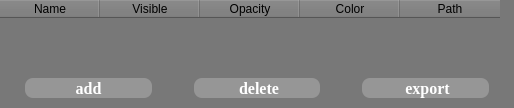
             <widget class="QWidget" name="mesh_w">
              <property name="styleSheet">
               <string notr="true">background-color: rgb(120, 120, 120);</string>
              </property>
              <attribute name="title">
               <string>Mesh</string>
              </attribute>
              <layout class="QGridLayout" name="gridLayout_2" rowstretch="6,1" rowminimumheight="6,1">
               <property name="leftMargin">
                <number>0</number>
               </property>
               <property name="topMargin">
                <number>0</number>
               </property>
               <property name="rightMargin">
                <number>0</number>
               </property>
               <property name="bottomMargin">
                <number>0</number>
               </property>
               <property name="spacing">
                <number>0</number>
               </property>
               <item row="0" column="0">
                <widget class="QTableWidget" name="mesh_tw">
                 <property name="styleSheet">
                  <string notr="true">background-color: rgb(120, 120, 120);
color: rgb(0, 0, 0);</string>
                 </property>
                 <property name="frameShape">
                  <enum>QFrame::NoFrame</enum>
                 </property>
                 <property name="frameShadow">
                  <enum>QFrame::Raised</enum>
                 </property>
                 <property name="lineWidth">
                  <number>0</number>
                 </property>
                 <property name="sizeAdjustPolicy">
                  <enum>QAbstractScrollArea::AdjustToContents</enum>
                 </property>
                 <property name="textElideMode">
                  <enum>Qt::ElideMiddle</enum>
                 </property>
                 <property name="showGrid">
                  <bool>false</bool>
                 </property>
                 <property name="gridStyle">
                  <enum>Qt::SolidLine</enum>
                 </property>
                 <attribute name="verticalHeaderVisible">
                  <bool>false</bool>
                 </attribute>
                 <column>
                  <property name="text">
                   <string>Name</string>
                  </property>
                 </column>
                 <column>
                  <property name="text">
                   <string>Visible</string>
                  </property>
                 </column>
                 <column>
                  <property name="text">
                   <string>Opacity</string>
                  </property>
                 </column>
                 <column>
                  <property name="text">
                   <string>Color</string>
                  </property>
                 </column>
                 <column>
                  <property name="text">
                   <string>Path</string>
                  </property>
                 </column>
                </widget>
               </item>
               <item row="1" column="0">
                <layout class="QHBoxLayout" name="horizontalLayout_9" stretch="4,1,4,1,4">
                 <property name="spacing">
                  <number>10</number>
                 </property>
                 <property name="leftMargin">
                  <number>25</number>
                 </property>
                 <property name="topMargin">
                  <number>10</number>
                 </property>
                 <property name="rightMargin">
                  <number>25</number>
                 </property>
                 <property name="bottomMargin">
                  <number>10</number>
                 </property>
                 <item>
                  <widget class="QPushButton" name="addMesh_btn">
                   <property name="sizePolicy">
                    <sizepolicy hsizetype="Expanding" vsizetype="Expanding">
                     <horstretch>0</horstretch>
                     <verstretch>0</verstretch>
                    </sizepolicy>
                   </property>
                   <property name="font">
                    <font>
                     <family>Times New Roman</family>
                     <pointsize>12</pointsize>
                     <bold>true</bold>
                    </font>
                   </property>
                   <property name="styleSheet">
                    <string notr="true">color: rgb(255, 255, 255);
background-color: rgb(150, 150, 150);
border-radius: 8px;</string>
                   </property>
                   <property name="text">
                    <string>  add  </string>
                   </property>
                   <property name="icon">
                    <iconset>
                     <normaloff>resource/加.png</normaloff>resource/加.png</iconset>
                   </property>
                  </widget>
                 </item>
                 <item>
                  <spacer name="horizontalSpacer_6">
                   <property name="orientation">
                    <enum>Qt::Horizontal</enum>
                   </property>
                   <property name="sizeHint" stdset="0">
                    <size>
                     <width>40</width>
                     <height>20</height>
                    </size>
                   </property>
                  </spacer>
                 </item>
                 <item>
                  <widget class="QPushButton" name="deleteMesh_btn">
                   <property name="sizePolicy">
                    <sizepolicy hsizetype="Expanding" vsizetype="Expanding">
                     <horstretch>0</horstretch>
                     <verstretch>0</verstretch>
                    </sizepolicy>
                   </property>
                   <property name="font">
                    <font>
                     <family>Times New Roman</family>
                     <pointsize>12</pointsize>
                     <bold>true</bold>
                    </font>
                   </property>
                   <property name="styleSheet">
                    <string notr="true">color: rgb(255, 255, 255);
background-color: rgb(150, 150, 150);
border-radius: 8px;</string>
                   </property>
                   <property name="text">
                    <string> delete</string>
                   </property>
                   <property name="icon">
                    <iconset>
                     <normaloff>resource/删除_填充.png</normaloff>resource/删除_填充.png</iconset>
                   </property>
                  </widget>
                 </item>
                 <item>
                  <spacer name="horizontalSpacer_7">
                   <property name="orientation">
                    <enum>Qt::Horizontal</enum>
                   </property>
                   <property name="sizeHint" stdset="0">
                    <size>
                     <width>40</width>
                     <height>20</height>
                    </size>
                   </property>
                  </spacer>
                 </item>
                 <item>
                  <widget class="QPushButton" name="exportMesh_btn">
                   <property name="sizePolicy">
                    <sizepolicy hsizetype="Expanding" vsizetype="Expanding">
                     <horstretch>0</horstretch>
                     <verstretch>0</verstretch>
                    </sizepolicy>
                   </property>
                   <property name="font">
                    <font>
                     <family>Times New Roman</family>
                     <pointsize>12</pointsize>
                     <bold>true</bold>
                    </font>
                   </property>
                   <property name="styleSheet">
                    <string notr="true">color: rgb(255, 255, 255);
background-color: rgb(150, 150, 150);
border-radius: 8px;</string>
                   </property>
                   <property name="text">
                    <string> export</string>
                   </property>
                   <property name="icon">
                    <iconset>
                     <normaloff>resource/导出.png</normaloff>resource/导出.png</iconset>
                   </property>
                  </widget>
                 </item>
                </layout>
               </item>
              </layout>
             </widget>
